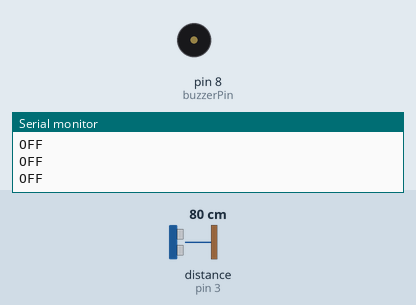
Bench run of a sketch on a simulated Arduino Uno, built with avr-gcc and run on an emulated ATmega328P. Parts: buzzer (waves = sounding), the last lines printed to the serial monitor. Wiring (inferred from the names in the program): ultrasonic range finder: trigger pin 2; echo pin 3. The test bench sets the inputs (shaded band); at power-on: distance to the obstacle (sensor on pin 3) 80 cm. The echo pulse lasts 58.3 µs per cm.

Above: at 1.2 s.
1.3 s: distance to the obstacle (sensor on pin 3) set to 12 cm
2.8 s: distance to the obstacle (sensor on pin 3) set to 9 cm
At 3.8 s:
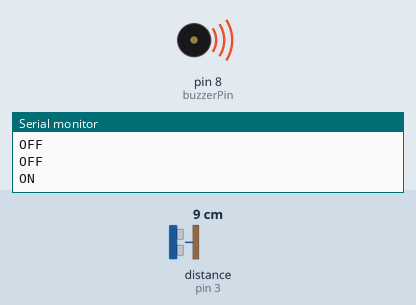
8.3 s: distance to the obstacle (sensor on pin 3) set to 2 cm
Timing chart, 0 to 12.3 s (numbered marks = the images above; inputs shaded):
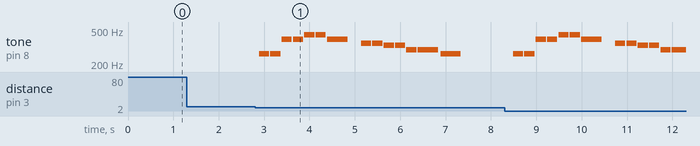

The sketch:

5566.ino
```cpp
// 牙刷互動音樂+網頁通訊+超音波感測器（HC-SR04）
// TRIG: 2, ECHO: 3, 蜂鳴器: 8
// 當牙刷進入指定距離（如10公分內），蜂鳴器播放小星星，並Serial傳送ON給網頁

const int trigPin = 2;
const int echoPin = 3;
const int buzzerPin = 8;

// 小星星旋律
int melody[] = {262, 262, 392, 392, 440, 440, 392, 0, 349, 349, 330, 330, 294, 294, 262};
int noteDurations[] = {4,4,4,4,4,4,2,4,4,4,4,4,4,2,2}; // 4=四分音符, 2=二分音符

void setup() {
  pinMode(trigPin, OUTPUT);
  pinMode(echoPin, INPUT);
  pinMode(buzzerPin, OUTPUT);
  Serial.begin(9600);
}

long getDistance() {
  digitalWrite(trigPin, LOW);
  delayMicroseconds(2);
  digitalWrite(trigPin, HIGH);
  delayMicroseconds(10);
  digitalWrite(trigPin, LOW);
  long duration = pulseIn(echoPin, HIGH, 30000); // 最多等30ms
  long distance = duration * 0.034 / 2; // cm
  return distance;
}

void playMelody() {
  for (int i = 0; i < 15; i++) {
    int noteDuration = 1000 / noteDurations[i];
    if (melody[i] > 0) {
      tone(buzzerPin, melody[i], noteDuration * 0.9);
    }
    delay(noteDuration);
    noTone(buzzerPin);
  }
}

void loop() {
  long distance = getDistance();
  if (distance > 0 && distance < 10) { // 10公分內視為偵測到牙刷
    Serial.println("ON");
    playMelody();
    delay(1000); // 防止重複觸發
  } else {
    Serial.println("OFF");
  }
  delay(100);
}
```

Measured:
- the behaviour switches between 11 and 10 cm on distance to the obstacle (sensor on pin 3) (found by bisection; images 0 and 1)
- after the input at 2.8 s, tone on pin 8 (buzzerPin): plays 262 Hz for 0.23 s, 262 Hz for 0.23 s, 392 Hz for 0.23 s, 392 Hz for 0.23 s, 440 Hz for 0.23 s, 440 Hz for 0.23 s … (14 notes in this stretch), starting after 0.09 s
